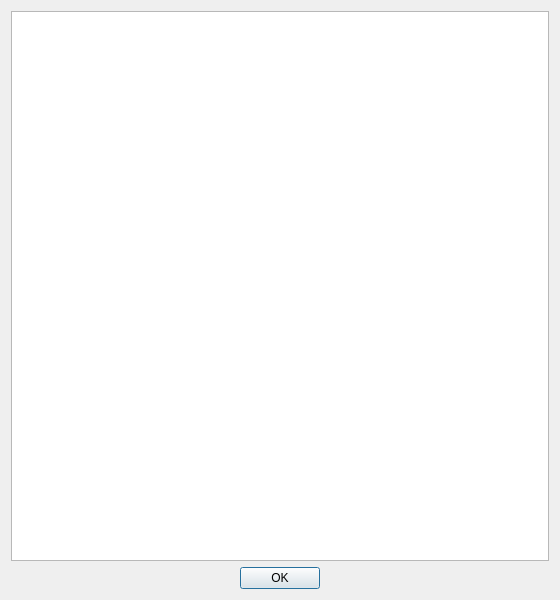
<?xml version="1.0" encoding="UTF-8"?>
<ui version="4.0">
 <class>DocmentDialog</class>
 <widget class="QDialog" name="DocmentDialog">
  <property name="geometry">
   <rect>
    <x>0</x>
    <y>0</y>
    <width>560</width>
    <height>600</height>
   </rect>
  </property>
  <property name="windowTitle">
   <string>Docment</string>
  </property>
  <layout class="QVBoxLayout" name="verticalLayout">
   <item>
    <widget class="QTextBrowser" name="textBrowser"/>
   </item>
   <item>
    <widget class="QDialogButtonBox" name="buttonBox">
     <property name="orientation">
      <enum>Qt::Horizontal</enum>
     </property>
     <property name="standardButtons">
      <set>QDialogButtonBox::Ok</set>
     </property>
     <property name="centerButtons">
      <bool>true</bool>
     </property>
    </widget>
   </item>
  </layout>
 </widget>
 <resources/>
 <connections>
  <connection>
   <sender>buttonBox</sender>
   <signal>accepted()</signal>
   <receiver>DocmentDialog</receiver>
   <slot>accept()</slot>
   <hints>
    <hint type="sourcelabel">
     <x>248</x>
     <y>254</y>
    </hint>
    <hint type="destinationlabel">
     <x>157</x>
     <y>274</y>
    </hint>
   </hints>
  </connection>
  <connection>
   <sender>buttonBox</sender>
   <signal>rejected()</signal>
   <receiver>DocmentDialog</receiver>
   <slot>reject()</slot>
   <hints>
    <hint type="sourcelabel">
     <x>316</x>
     <y>260</y>
    </hint>
    <hint type="destinationlabel">
     <x>286</x>
     <y>274</y>
    </hint>
   </hints>
  </connection>
 </connections>
</ui>
